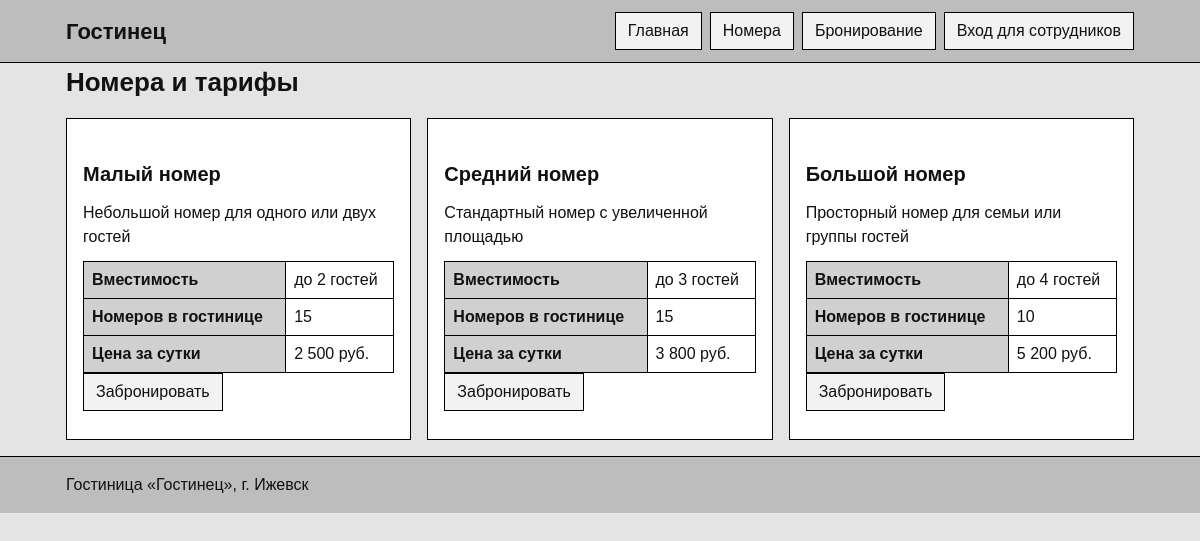
The page /?page=rooms on the database its author committed.
### tables this page shows
CREATE TABLE room_categories (
    id INT AUTO_INCREMENT PRIMARY KEY,
    code VARCHAR(20) NOT NULL UNIQUE,
    name VARCHAR(100) NOT NULL,
    description TEXT,
    capacity TINYINT NOT NULL,
    CONSTRAINT chk_capacity CHECK (capacity > 0)
);

### app/Helpers/View.php (called while the page is built, shortened)
<?php
class View
{
    public static function render(string $view, array $data = [], string $layout = 'public'): void
    {
        extract($data);
        require BASE_PATH . '/views/' . $view . '.php';
    }
}

### app/Controllers/Controller.php (called while the page is built, shortened)
<?php
abstract class Controller
{
    protected array $user;
    public function __construct(array $user = [])
    {
        $this->user = $user;
    }
    protected function view(string $name, array $data = [], string $layout = 'admin'): void
    {
        View::render($name, $data + ['user' => $this->user], $layout);
    }
}

### app/Controllers/PublicController.php (called while the page is built, shortened)
<?php
class PublicController extends Controller
{
    public function rooms(): void
    {
        $this->view('pages/rooms', ['title' => 'Номера', 'categories' => Category::all()], 'public');
    }
}

### config/database.php (called while the page is built)
<?php
return [
    'host' => getenv('DB_HOST') ?: '127.0.0.1',
    'port' => getenv('DB_PORT') ?: '3306',
    'name' => getenv('DB_NAME') ?: 'hotel_db',
    'user' => getenv('DB_USER') ?: 'root',
    'pass' => getenv('DB_PASS') ?: '',
];

### app/Helpers/BDHelper.php (called while the page is built, shortened)
<?php
class BDHelper
{
    private static ?PDO $connection = null;
    public static function getConnection(): PDO
    {
        if (self::$connection === null) {
            $config = require BASE_PATH . '/config/database.php';
            $dsn = "mysql:host={$config['host']};port={$config['port']};dbname={$config['name']};charset=utf8mb4";
            self::$connection = new PDO($dsn, $config['user'], $config['pass'], [
                PDO::ATTR_ERRMODE => PDO::ERRMODE_EXCEPTION,
                PDO::ATTR_DEFAULT_FETCH_MODE => PDO::FETCH_ASSOC,
                PDO::ATTR_EMULATE_PREPARES => false,
            ]);
        }
        return self::$connection;
    }
    public static function run(string $sql, array $params = []): PDOStatement
    {
        $statement = self::getConnection()->prepare($sql);
        $statement->execute($params);
        return $statement;
    }
    public static function all(string $sql, array $params = []): array
    {
        return self::run($sql, $params)->fetchAll();
    }
}

### app/Models/Category.php (called while the page is built, shortened)
<?php
class Category
{
    public static function all(): array
    {
        return BDHelper::all(
            'SELECT c.id, c.code, c.name, c.description, c.capacity, p.price,
                    (SELECT COUNT(*) FROM rooms r WHERE r.category_id = c.id) AS rooms_count
             FROM room_categories c
             LEFT JOIN category_prices p ON p.category_id = c.id
                AND p.valid_from <= CURDATE()
                AND (p.valid_to IS NULL OR p.valid_to > CURDATE())
             ORDER BY c.id'
        );
    }
}

### app/Helpers/functions.php (called while the page is built, shortened)
<?php
function e($value): string
{
    return htmlspecialchars((string) $value, ENT_QUOTES, 'UTF-8');
}
function money($value): string
{
    return number_format((float) $value, 0, ',', ' ') . ' руб.';
}

### views/pages/rooms.php (the view)
<h1>Номера и тарифы</h1>
<div class="grid">
    <?php foreach ($categories as $category): ?>
        <section class="panel">
            <h2><?= e($category['name']) ?></h2>
            <p><?= e($category['description']) ?></p>
            <table>
                <tr><th>Вместимость</th><td>до <?= e($category['capacity']) ?> гостей</td></tr>
                <tr><th>Номеров в гостинице</th><td><?= e($category['rooms_count']) ?></td></tr>
                <tr><th>Цена за сутки</th><td><?= $category['price'] !== null ? e(money($category['price'])) : 'Уточняется' ?></td></tr>
            </table>
            <p><a class="button" href="/?page=booking&amp;category=<?= e($category['id']) ?>">Забронировать</a></p>
        </section>
    <?php endforeach; ?>
</div>

### public/assets/css/style.css (style rules this page uses)
* { box-sizing: border-box; border-radius: 0; }
body { margin: 0; font-family: Arial, Helvetica, sans-serif; font-size: 16px; line-height: 1.5; color: #111; background: #e4e4e4; }
a { color: #111; }
h1 { margin: 0 0 16px; font-size: 26px; }
h2 { margin: 24px 0 12px; font-size: 20px; }
p { margin: 0 0 12px; }
nav a, .button, button { display: inline-block; padding: 6px 12px; background: #f2f2f2; border: 1px solid #000; color: #111; font: inherit; text-decoration: none; cursor: pointer; appearance: none; }
.panel { margin-bottom: 16px; padding: 16px; background: #fff; border: 1px solid #000; }
.grid { display: grid; grid-template-columns: repeat(auto-fit, minmax(240px, 1fr)); gap: 16px; margin-bottom: 16px; }
.grid .panel { margin-bottom: 0; }
table { width: 100%; border-collapse: collapse; background: #fff; }
th, td { padding: 6px 8px; border: 1px solid #000; text-align: left; vertical-align: top; }
th { background: #d0d0d0; }

### rows shown on the page
room_categories: name "Малый номер", description "Небольшой номер для одного или двух гостей", capacity "2", rooms_count "15", price "2 500 руб."
room_categories: name "Средний номер", description "Стандартный номер с увеличенной площадью", capacity "3", rooms_count "15", price "3 800 руб."
room_categories: name "Большой номер", description "Просторный номер для семьи или группы гостей", capacity "4", rooms_count "10", price "5 200 руб."
